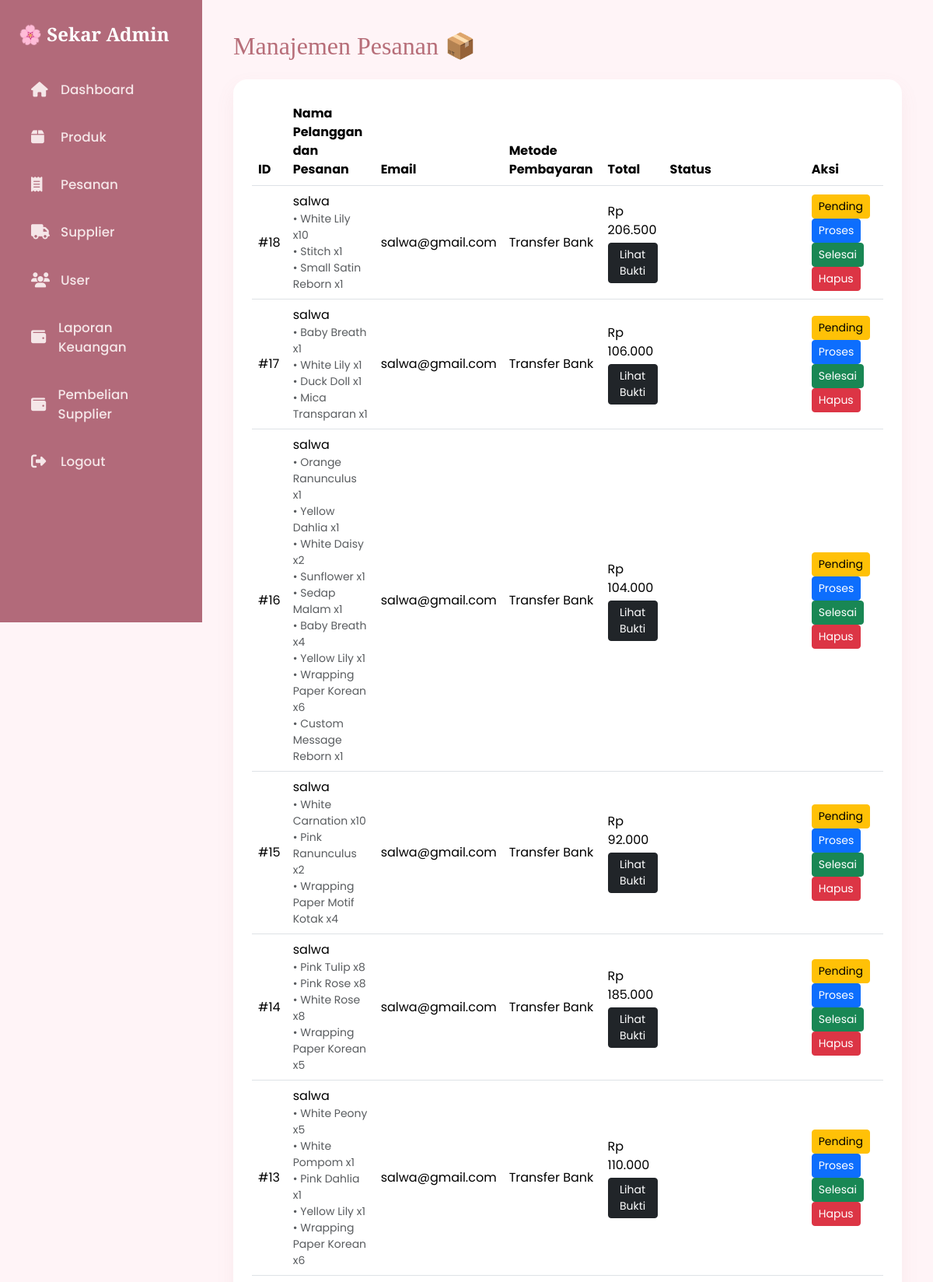
Page /pesanan_admin.php (signed in, upper part) on the committed database.
### tables this page shows
CREATE TABLE `pesanan` (
  `id_pesanan` int(11) NOT NULL,
  `id_pelanggan` int(11) NOT NULL,
  `tanggal` datetime DEFAULT current_timestamp(),
  `total` int(11) DEFAULT 0,
  `status` enum('Menunggu Pembayaran','Diproses','Selesai','Dibatalkan') DEFAULT 'Menunggu Pembayaran',
  `metode_pembayaran` varchar(50) DEFAULT NULL,
  `bukti` varchar(255) DEFAULT NULL
);

CREATE TABLE `pelanggan` (
  `id_pelanggan` int(11) NOT NULL,
  `nama` varchar(100) DEFAULT NULL,
  `email` varchar(100) DEFAULT NULL,
  `telepon` varchar(20) DEFAULT NULL,
  `alamat` text DEFAULT NULL
);

CREATE TABLE `detail_pesanan` (
  `id_detail` int(11) NOT NULL,
  `id_pesanan` int(11) NOT NULL,
  `id_produk` int(11) NOT NULL,
  `jumlah` int(11) NOT NULL,
  `harga` int(11) NOT NULL,
  `subtotal` int(11) NOT NULL
);

CREATE TABLE `produk` (
  `id_produk` int(11) NOT NULL,
  `id_kategori` int(11) NOT NULL,
  `id_supplier` int(11) NOT NULL,
  `nama_produk` varchar(100) NOT NULL,
  `warna` varchar(50) DEFAULT NULL,
  `ukuran` varchar(30) DEFAULT NULL,
  `harga_beli` int(11) NOT NULL,
  `harga_jual` int(11) NOT NULL,
  `stok` int(11) DEFAULT 0,
  `stok_minimum` int(11) DEFAULT 10,
  `tanggal_masuk` date DEFAULT NULL,
  `tanggal_expired` date DEFAULT NULL,
  `gambar` varchar(255) DEFAULT NULL
);

### pesanan_admin.php (the view, shortened to what this page needs)
<?php
include 'koneksi.php';
$sql = "
    SELECT
        p.id_pesanan,
        pl.nama,
        pl.email,
        p.metode_pembayaran,
        p.total,
        p.status,
        p.bukti
    FROM pesanan p
    JOIN pelanggan pl ON p.id_pelanggan = pl.id_pelanggan
    ORDER BY p.id_pesanan DESC
";
$data = $koneksi->query($sql);
?>
<!DOCTYPE html>
<html lang="id">
<head>
    <link rel="stylesheet" href="https://cdn.jsdelivr.net/npm/bootstrap@5.3.2/dist/css/bootstrap.min.css">
    <link rel="stylesheet" href="https://cdnjs.cloudflare.com/ajax/libs/font-awesome/6.4.2/css/all.min.css">
</head>
<body>
<?php include 'sidebar.php'; ?>
<div class="main">
    <h2 class="mb-4">Manajemen Pesanan 📦</h2>
    <div class="card card-box p-4">
        <table class="table table-hover align-middle">
            <thead>
                <tr>
                    <th>ID</th>
                    <th>Nama Pelanggan dan Pesanan</th>
                    <th>Email</th>
                    <th>Metode Pembayaran</th>
                    <th>Total</th>
                    <th>Status</th>
                    <th>Aksi</th>
                </tr>
            </thead>
            <tbody>
                <?php
                if ($data && $data->num_rows > 0):
                    while ($row = $data->fetch_assoc()) {
                ?>
                <tr>
                    <td>#<?= htmlspecialchars($row['id_pesanan']) ?></td>
                    <td>
                        <?= htmlspecialchars($row['nama']) ?>
                        <div class="text-muted small">
                            <?php
                            $id = $row['id_pesanan'];
                            $produk = $koneksi->query("
                                SELECT pr.nama_produk, dp.jumlah
                                FROM detail_pesanan dp
                                JOIN produk pr ON pr.id_produk = dp.id_produk
                                WHERE dp.id_pesanan = $id
                            ");
                            while($p = $produk->fetch_assoc()){
                                echo "• ".$p['nama_produk']." x".$p['jumlah']."<br>";
                            }
                            ?>
                        </div>
                    </td>
                    <td><?= htmlspecialchars($row['email']) ?></td>
                    <td><?= htmlspecialchars($row['metode_pembayaran'] ?? '-') ?></td>
                    <td>Rp <?= number_format($row['total'], 0, ',', '.') ?>
                <br>
                <button class="btn btn-sm btn-dark mt-1" data-bs-toggle="modal" data-bs-target="#bukti<?= $row['id_pesanan'] ?>">
                    Lihat Bukti
                </button></td>
                    <td>
                        <?php if ($row['status'] == 'Menunggu Verifikasi' || $row['status'] == 'Pending') { ?>
                            <span class="badge badge-wait"><?= htmlspecialchars($row['status']) ?></span>
                        <?php } elseif ($row['status'] == 'Diproses') { ?>
                            <span class="badge badge-process"><?= htmlspecialchars($row['status']) ?></span>
                        <?php } else { ?>
                            <span class="badge badge-done"><?= htmlspecialchars($row['status']) ?></span>
                        <?php } ?>
                    </td>
                    <td>
                        <a href="?id=<?= $row['id_pesanan'] ?>&status=Pending" class="btn btn-sm btn-warning">
                        Pending
                        </a>
                        <a href="?id=<?= $row['id_pesanan'] ?>&status=Diproses" class="btn btn-sm btn-primary">
                        Proses
                        </a>
                        <a href="?id=<?= $row['id_pesanan'] ?>&status=Selesai" class="btn btn-sm btn-success">
                        Selesai
                        </a>
                        <a href="hapus_pesanan.php?id_pesanan=<?= $row['id_pesanan']; ?>"
                            onclick="return confirm('Yakin ingin menghapus pesanan ini? Data tidak bisa dikembalikan!')"
                            class="btn btn-sm btn-danger">
                            Hapus
                        </a>
                    </td>
                </tr>
                <?php
                    }
                else:
                ?>
                <tr>
                    <td colspan="7" class="text-center text-muted py-3">Belum ada pesanan masuk.</td>
                </tr>
                <?php endif; ?>
            </tbody>
        </table>
    </div>
</div>
</body>
</html>

### pesanan_admin.php (style rules this page uses)
body { font-family: 'Poppins', sans-serif; background: #fff4f7; margin: 0; padding: 0; }
h2, h3, h4, h5 { font-family: 'Playfair Display', serif; color: #b76e79; }
.main { margin-left: 260px; padding: 40px; }
.card-box { border: none; border-radius: 18px; box-shadow: 0 10px 25px rgba(183,110,121,0.08); }

### rows in the picture
pesanan: id_pesanan "18", id_pelanggan.nama "salwa", id_pelanggan.email "salwa@gmail.com", metode_pembayaran "Transfer Bank", total "206.500"
detail_pesanan: id_produk.nama_produk "White Lily", jumlah "10"
detail_pesanan: id_produk.nama_produk "Stitch", jumlah "1"
detail_pesanan: id_produk.nama_produk "Small Satin Reborn", jumlah "1"
pesanan: id_pesanan "17", id_pelanggan.nama "salwa", id_pelanggan.email "salwa@gmail.com", metode_pembayaran "Transfer Bank", total "106.000"
detail_pesanan: id_produk.nama_produk "Baby Breath", jumlah "1"
detail_pesanan: id_produk.nama_produk "White Lily", jumlah "1"
detail_pesanan: id_produk.nama_produk "Duck Doll", jumlah "1"
detail_pesanan: id_produk.nama_produk "Mica Transparan", jumlah "1"
pesanan: id_pesanan "16", id_pelanggan.nama "salwa", id_pelanggan.email "salwa@gmail.com", metode_pembayaran "Transfer Bank", total "104.000"
detail_pesanan: id_produk.nama_produk "Orange Ranunculus", jumlah "1"
detail_pesanan: id_produk.nama_produk "Yellow Dahlia", jumlah "1"
detail_pesanan: id_produk.nama_produk "White Daisy", jumlah "2"
detail_pesanan: id_produk.nama_produk "Sunflower", jumlah "1"
detail_pesanan: id_produk.nama_produk "Sedap Malam", jumlah "1"
detail_pesanan: id_produk.nama_produk "Baby Breath", jumlah "4"
detail_pesanan: id_produk.nama_produk "Yellow Lily", jumlah "1"
detail_pesanan: id_produk.nama_produk "Wrapping Paper Korean", jumlah "6"
detail_pesanan: id_produk.nama_produk "Custom Message Reborn", jumlah "1"
pesanan: id_pesanan "15", id_pelanggan.nama "salwa", id_pelanggan.email "salwa@gmail.com", metode_pembayaran "Transfer Bank", total "92.000"
detail_pesanan: id_produk.nama_produk "White Carnation", jumlah "10"
detail_pesanan: id_produk.nama_produk "Pink Ranunculus", jumlah "2"
detail_pesanan: id_produk.nama_produk "Wrapping Paper Motif Kotak", jumlah "4"
pesanan: id_pesanan "14", id_pelanggan.nama "salwa", id_pelanggan.email "salwa@gmail.com", metode_pembayaran "Transfer Bank", total "185.000"
detail_pesanan: id_produk.nama_produk "Pink Tulip", jumlah "8"
detail_pesanan: id_produk.nama_produk "Pink Rose", jumlah "8"
detail_pesanan: id_produk.nama_produk "White Rose", jumlah "8"
detail_pesanan: id_produk.nama_produk "Wrapping Paper Korean", jumlah "5"
pesanan: id_pesanan "13", id_pelanggan.nama "salwa", id_pelanggan.email "salwa@gmail.com", metode_pembayaran "Transfer Bank", total "110.000"
detail_pesanan: id_produk.nama_produk "White Peony", jumlah "5"
detail_pesanan: id_produk.nama_produk "White Pompom", jumlah "1"
detail_pesanan: id_produk.nama_produk "Pink Dahlia", jumlah "1"
detail_pesanan: id_produk.nama_produk "Yellow Lily", jumlah "1"
detail_pesanan: id_produk.nama_produk "Wrapping Paper Korean", jumlah "6"
